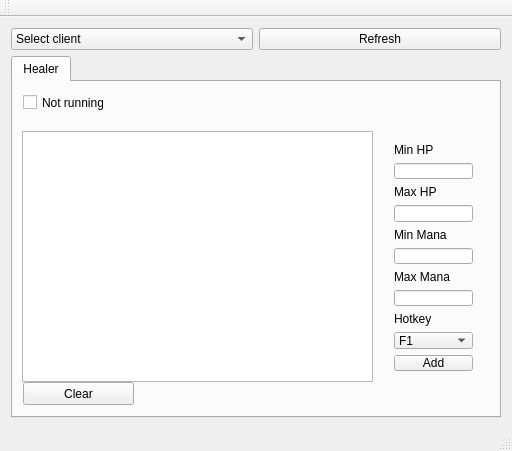
<?xml version="1.0" encoding="UTF-8"?>
<ui version="4.0">
 <class>MainWindow</class>
 <widget class="QMainWindow" name="MainWindow">
  <property name="geometry">
   <rect>
    <x>0</x>
    <y>0</y>
    <width>512</width>
    <height>451</height>
   </rect>
  </property>
  <property name="windowTitle">
   <string>Almost Manual Bot</string>
  </property>
  <widget class="QWidget" name="centralWidget">
   <layout class="QGridLayout" name="gridLayout_2">
    <item row="0" column="1">
     <widget class="QPushButton" name="btnRefreshClientsComboBox">
      <property name="text">
       <string>Refresh</string>
      </property>
     </widget>
    </item>
    <item row="0" column="0">
     <widget class="QComboBox" name="cbTibiaClients">
      <item>
       <property name="text">
        <string>Select client</string>
       </property>
      </item>
     </widget>
    </item>
    <item row="1" column="0" colspan="2">
     <widget class="QTabWidget" name="tabWidget">
      <property name="currentIndex">
       <number>0</number>
      </property>
      <widget class="QWidget" name="tabHealer">
       <attribute name="title">
        <string>Healer</string>
       </attribute>
       <widget class="QTableView" name="tableHealerRules">
        <property name="geometry">
         <rect>
          <x>9</x>
          <y>49</y>
          <width>351</width>
          <height>251</height>
         </rect>
        </property>
       </widget>
       <widget class="QWidget" name="layoutWidget">
        <property name="geometry">
         <rect>
          <x>370</x>
          <y>50</y>
          <width>101</width>
          <height>250</height>
         </rect>
        </property>
        <layout class="QGridLayout" name="gridLayout">
         <item row="0" column="0">
          <widget class="QLabel" name="label">
           <property name="text">
            <string>Min HP</string>
           </property>
          </widget>
         </item>
         <item row="1" column="0">
          <widget class="QLineEdit" name="editHealerMinHp"/>
         </item>
         <item row="2" column="0">
          <widget class="QLabel" name="label_2">
           <property name="text">
            <string>Max HP</string>
           </property>
          </widget>
         </item>
         <item row="3" column="0">
          <widget class="QLineEdit" name="editHealerMaxHp"/>
         </item>
         <item row="4" column="0">
          <widget class="QLabel" name="label_3">
           <property name="text">
            <string>Min Mana</string>
           </property>
          </widget>
         </item>
         <item row="5" column="0">
          <widget class="QLineEdit" name="editHealerMinMana"/>
         </item>
         <item row="6" column="0">
          <widget class="QLabel" name="label_4">
           <property name="text">
            <string>Max Mana</string>
           </property>
          </widget>
         </item>
         <item row="7" column="0">
          <widget class="QLineEdit" name="editHealerMaxMana"/>
         </item>
         <item row="8" column="0">
          <widget class="QLabel" name="label_5">
           <property name="text">
            <string>Hotkey</string>
           </property>
          </widget>
         </item>
         <item row="9" column="0">
          <widget class="QComboBox" name="cbHealerHotkey">
           <item>
            <property name="text">
             <string>F1</string>
            </property>
           </item>
           <item>
            <property name="text">
             <string>F2</string>
            </property>
           </item>
           <item>
            <property name="text">
             <string>F3</string>
            </property>
           </item>
           <item>
            <property name="text">
             <string>F4</string>
            </property>
           </item>
           <item>
            <property name="text">
             <string>F5</string>
            </property>
           </item>
           <item>
            <property name="text">
             <string>F6</string>
            </property>
           </item>
           <item>
            <property name="text">
             <string>F7</string>
            </property>
           </item>
           <item>
            <property name="text">
             <string>F8</string>
            </property>
           </item>
           <item>
            <property name="text">
             <string>F9</string>
            </property>
           </item>
           <item>
            <property name="text">
             <string>F10</string>
            </property>
           </item>
           <item>
            <property name="text">
             <string>F11</string>
            </property>
           </item>
           <item>
            <property name="text">
             <string>F12</string>
            </property>
           </item>
          </widget>
         </item>
         <item row="10" column="0">
          <widget class="QPushButton" name="btnHealerAddRule">
           <property name="text">
            <string>Add</string>
           </property>
          </widget>
         </item>
        </layout>
       </widget>
       <widget class="QPushButton" name="btnHealerClear">
        <property name="geometry">
         <rect>
          <x>10</x>
          <y>300</y>
          <width>111</width>
          <height>23</height>
         </rect>
        </property>
        <property name="text">
         <string>Clear</string>
        </property>
       </widget>
       <widget class="QCheckBox" name="checkBoxHealerRun">
        <property name="geometry">
         <rect>
          <x>10</x>
          <y>10</y>
          <width>81</width>
          <height>21</height>
         </rect>
        </property>
        <property name="text">
         <string>Not running</string>
        </property>
       </widget>
      </widget>
     </widget>
    </item>
   </layout>
  </widget>
  <widget class="QMenuBar" name="menuBar">
   <property name="geometry">
    <rect>
     <x>0</x>
     <y>0</y>
     <width>512</width>
     <height>21</height>
    </rect>
   </property>
  </widget>
  <widget class="QToolBar" name="mainToolBar">
   <attribute name="toolBarArea">
    <enum>TopToolBarArea</enum>
   </attribute>
   <attribute name="toolBarBreak">
    <bool>false</bool>
   </attribute>
  </widget>
  <widget class="QStatusBar" name="statusBar"/>
 </widget>
 <layoutdefault spacing="6" margin="11"/>
 <resources/>
 <connections/>
</ui>
